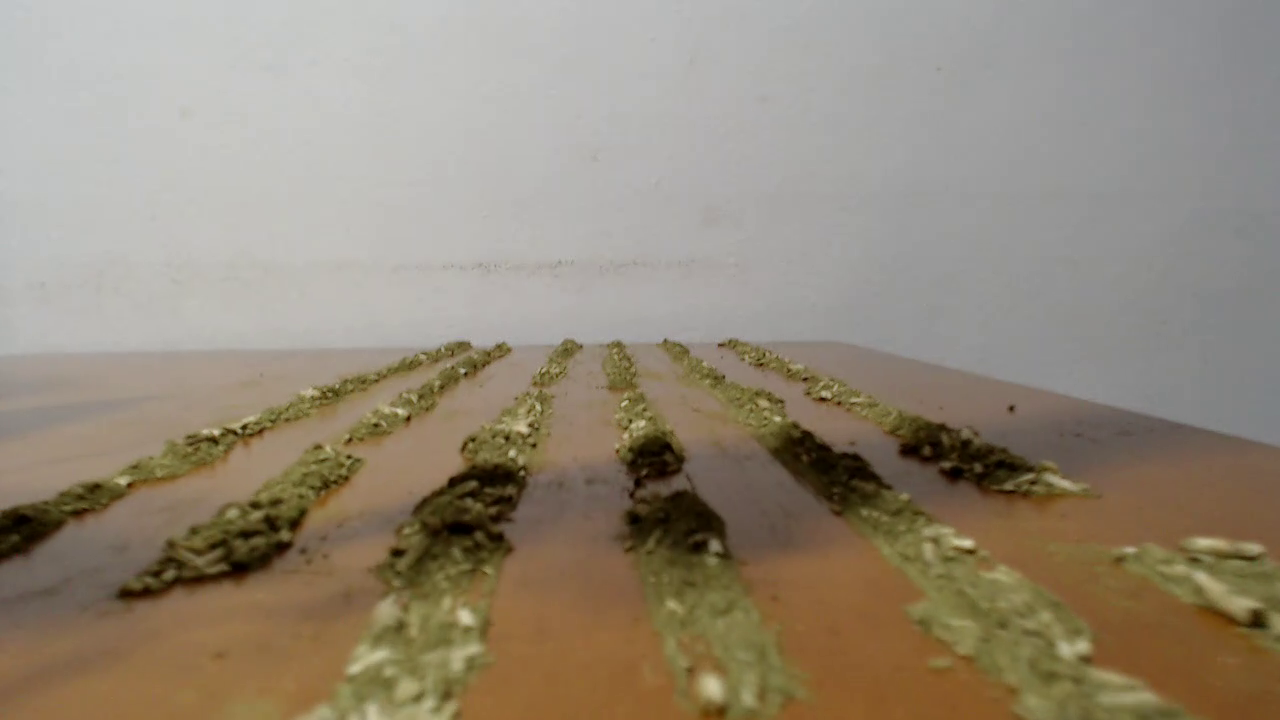
#> input picture frame 37 of videotest1.mp4, 1280 x 720 px
$ python main.py
#> lines starting #> are read from the running program, lines starting #| are printed output that depends on the picture; after the words box and inside, x2 and y2 are one past the last pixel; in counts of white or black regions, pixels touching at a corner belong together
import cv2
import serial
import numpy as np

# Ajusta a resolução
def make_1080p():
    video.set(3, 1920)
    video.set(4, 1080)

def make_720p():
    video.set(3, 1280)
    video.set(4, 720)

def make_480p():
    video.set(3, 640)
    video.set(4, 480)

def change_res(width, height):
    video.set(3, width)
    video.set(4, height)

def bicos_bolinha(src,nbicos,bicos_status, ser):
    bicos = np.zeros([int(src.shape[0] + 70),src.shape[1],3],dtype = np.uint8)
    bicos[:src.shape[0],:src.shape[1]] = src
    for i in range(0,nbicos):
        if bicos_status[i] == True:
            cv2.circle(bicos, (int((i*(src.shape[1]/nbicos)) + (src.shape[1]/(2*nbicos))),int(src.shape[0] + 35)), 25, (0,255,0), -1)

        else:
            cv2.circle(bicos, (int((i*(src.shape[1]/nbicos)) + (src.shape[1]/(2*nbicos))),int(src.shape[0] + 35)), 25, (0,0,255), -1)
            ser.write(b'Tem bico aberto ae')
    return bicos

ser = serial.Serial('COM3', 115200)
ser.write(b'Serial aberta')

#abre a camera
video = cv2.VideoCapture("videotest1.mp4")

make_720p()

nbicos = 3

# parametros para correcao de distorcao
mtx = np.array([[1.26036733e+03, 0.00000000e+00, 6.25372946e+02],[0.00000000e+00, 1.25723215e+03, 3.35408859e+02],[0.00000000e+00, 0.00000000e+00, 1.00000000e+00]])
dist = np.array([[0.03902417, -0.00412822, -0.00374443,  0.00342203, -0.22578201]])

e1  =  cv2.getTickCount()
if __name__ == "__main__":
    while(video.isOpened()):

        conect, image = video.read()
#> image is the input picture: shape (720, 1280, 3); mean B, G, R 120.1, 137.1, 148.1

        #correcao de distorcao da camera
        h,  w = image.shape[:2]
#> h = 720; w = 1280
        newcameramtx, roi = cv2.getOptimalNewCameraMatrix(mtx, dist, (w,h), 1, (w,h))
#> roi = (4, 3, 1272, 712)
        recons = cv2.undistort(image, mtx, dist, None, newcameramtx)
        #cv2.imshow('Recons', recons)

        # Realiza o corte na regiao de interesse
        h,  w = recons.shape[:2]
        R = 2
        Yi = h-(h/R)
#> Yi = 360
        dst = image[int(Yi):h,0:w]
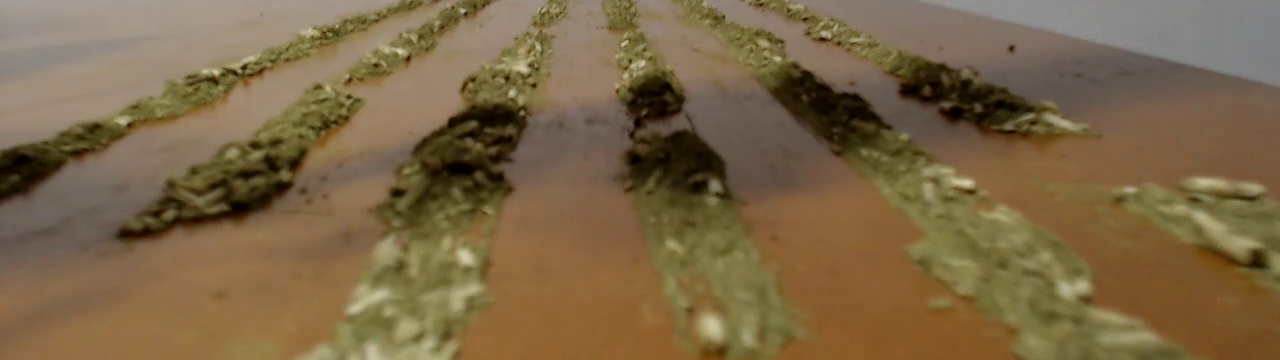
#> dst: shape (360, 1280, 3); mean B, G, R 70.3, 102.3, 123.5
        #cv2.imshow('Roi', dst)

        # Segmentação
        #seg_final = segmentation(dst)
        (canalAzul, canalVerde, canalVermelho) = cv2.split(dst)
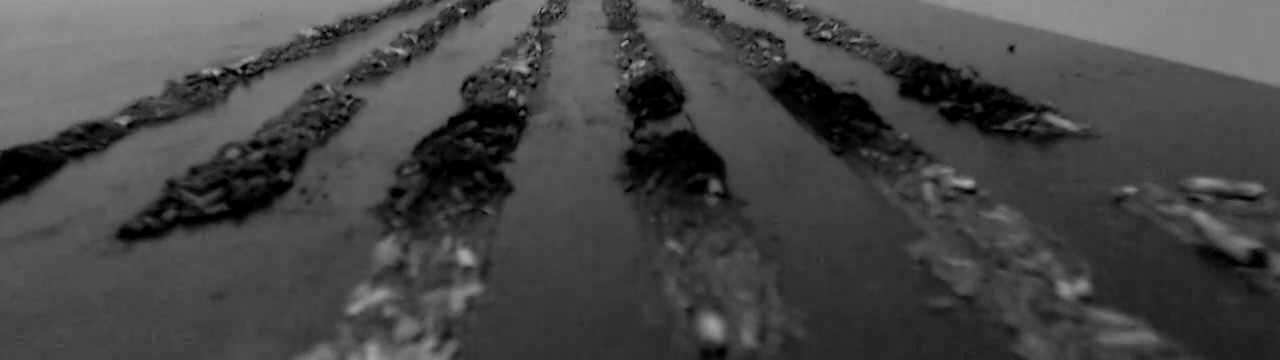
#> canalAzul: shape (360, 1280); min 0, max 177, mean 70.3
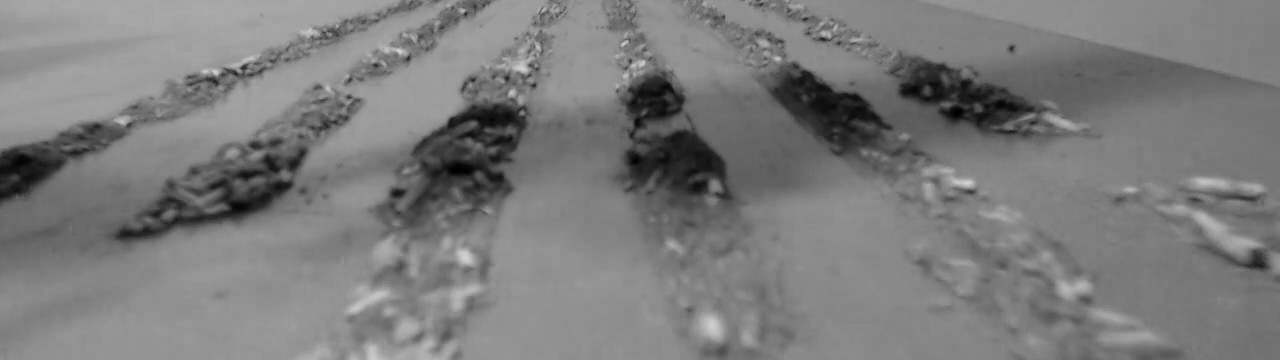
#> canalVermelho: shape (360, 1280); min 0, max 217, mean 123.5
        RB = cv2.add(canalAzul,canalVermelho)
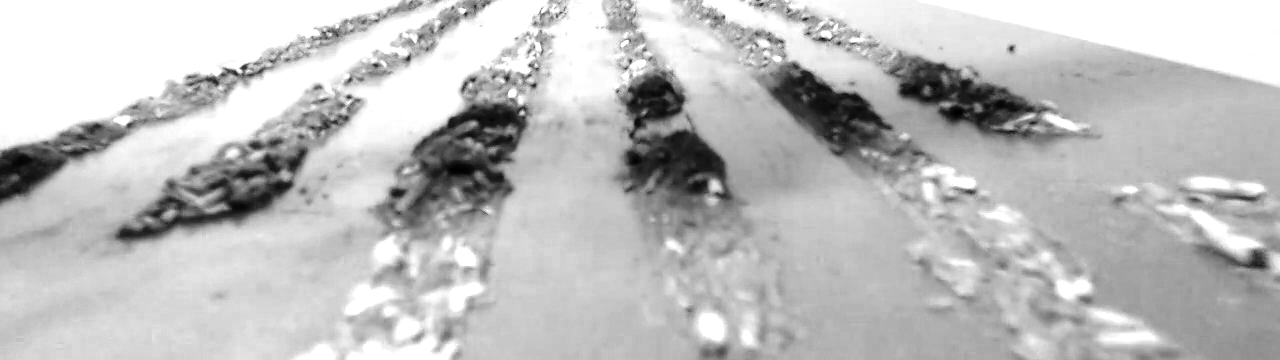
#> RB: shape (360, 1280); min 0, max 255, mean 190.1
        seg_final = cv2.subtract(2*canalVerde,RB)
        #cv2.imshow("Segmentação Final", seg_final)

        #binarização
        ret1,binary = cv2.threshold(seg_final,20,255,cv2.THRESH_BINARY)
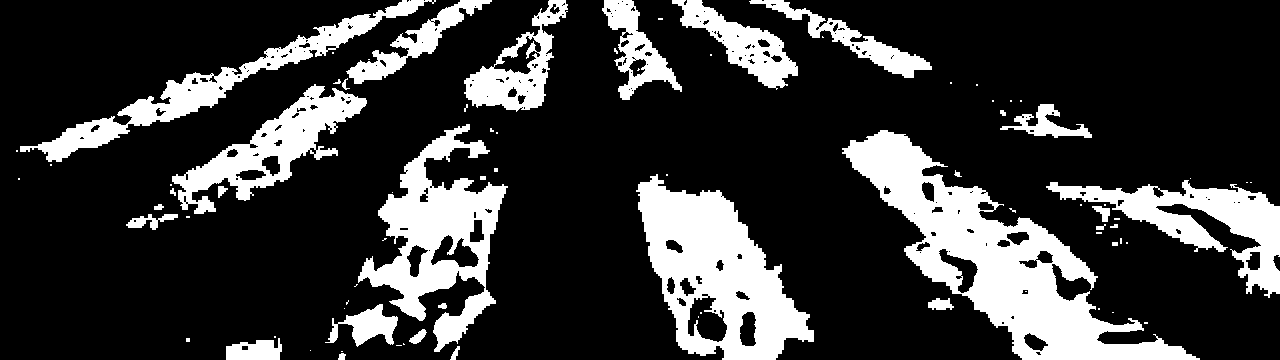
#> binary: shape (360, 1280); 21.7% white; 81 white regions (49 under 20 px), largest, box (x1, y1, x2, y2) and area: (842, 130, 1200, 360) 23885, (636, 174, 814, 360) 16751, (358, 124, 508, 352) 13131
        #cv2.imshow("binarização", binary)

        # Erosao
        element_E = cv2.getStructuringElement(cv2.MORPH_RECT,(3,3))
        erosao = cv2.erode(binary, element_E)
#> erosao: shape (360, 1280); 17.8% white; 76 white regions (39 under 20 px), largest, box (x1, y1, x2, y2) and area: (845, 131, 1199, 360) 21349, (639, 177, 813, 360) 15135, (359, 125, 505, 320) 9861
        #cv2.imshow("Erosão",erosao)

        # Dilatacao
        element_D = cv2.getStructuringElement(cv2.MORPH_RECT,(5,5))
        dilata = cv2.dilate(erosao, element_D)
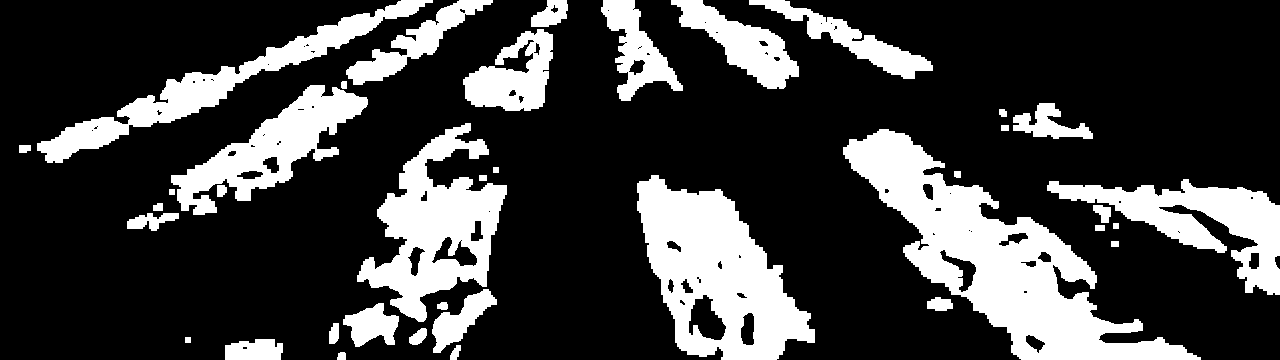
#> dilata: shape (360, 1280); 24.5% white; 38 white regions, largest, box (x1, y1, x2, y2) and area: (843, 129, 1201, 360) 25878, (637, 175, 815, 360) 18028, (357, 123, 507, 322) 13223
        #cv2.imshow("Dilatacao",dilata)

        bicos_status = []
        for i in range(0,nbicos):
            bicos_status.append(False)

        # Deteccao de bits brancos
        for y in range(int(dilata.shape[0]*0.9),dilata.shape[0]): #10 por cento da imagem em y
            for i in range(0,nbicos):
                status = False
                for x in range(int(i*(dilata.shape[1]/nbicos)), int((i+1)*(dilata.shape[1]/nbicos))):
                    cor = dilata[y][x]
                    if cor == 255 and status == False:
                        bicos_status[i] = True
#> after the loop, bicos_status = [True, True, True]
        #print("fps:", fps)
        for i in range(0,nbicos):
            if bicos_status[i] == True:
                print("Bico ", i, "on")
            else:
                print("Bico ", i, "off")


        color_dilata= cv2.cvtColor(dilata,cv2.COLOR_GRAY2BGR)
        cv2.line(color_dilata,(0,int(dilata.shape[0]*0.9)),(dilata.shape[1],int(dilata.shape[0]*0.9)),(0,0,255),2)
#> color_dilata: shape (360, 1280, 3); mean B, G, R 61.9, 61.9, 64.1
        simulacao = bicos_bolinha(color_dilata,nbicos,bicos_status,ser)
#> after the loop in bicos_bolinha, `for i in range(0,nbicos):`:
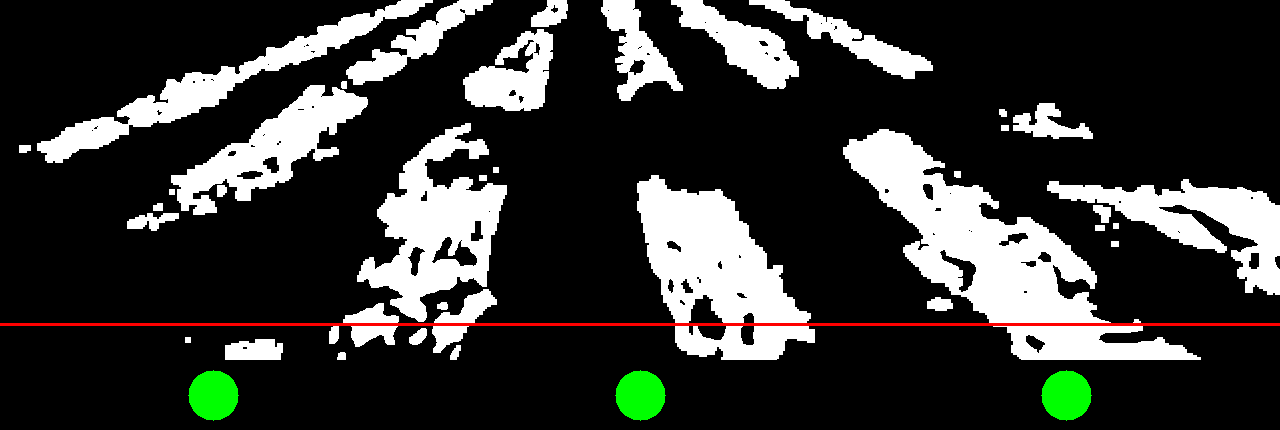
#> bicos: shape (430, 1280, 3); mean B, G, R 51.9, 54.6, 53.6

        #cv2.imshow("linha",color_dilata)
        cv2.imshow("Simulacao", simulacao)

        #regula fps e fecha a aplicacao caso a tecla "q" seja pressionada
        if cv2.waitKey(1) == ord('q'):
#> (key q is pressed here)
            break
        e2  =  cv2.getTickCount ()
        t  =  ( e2 - e1 )/cv2.getTickFrequency()
        print(t)

    video.release()
    cv2.destroyAllWindows()

$ run again, starting later in the video
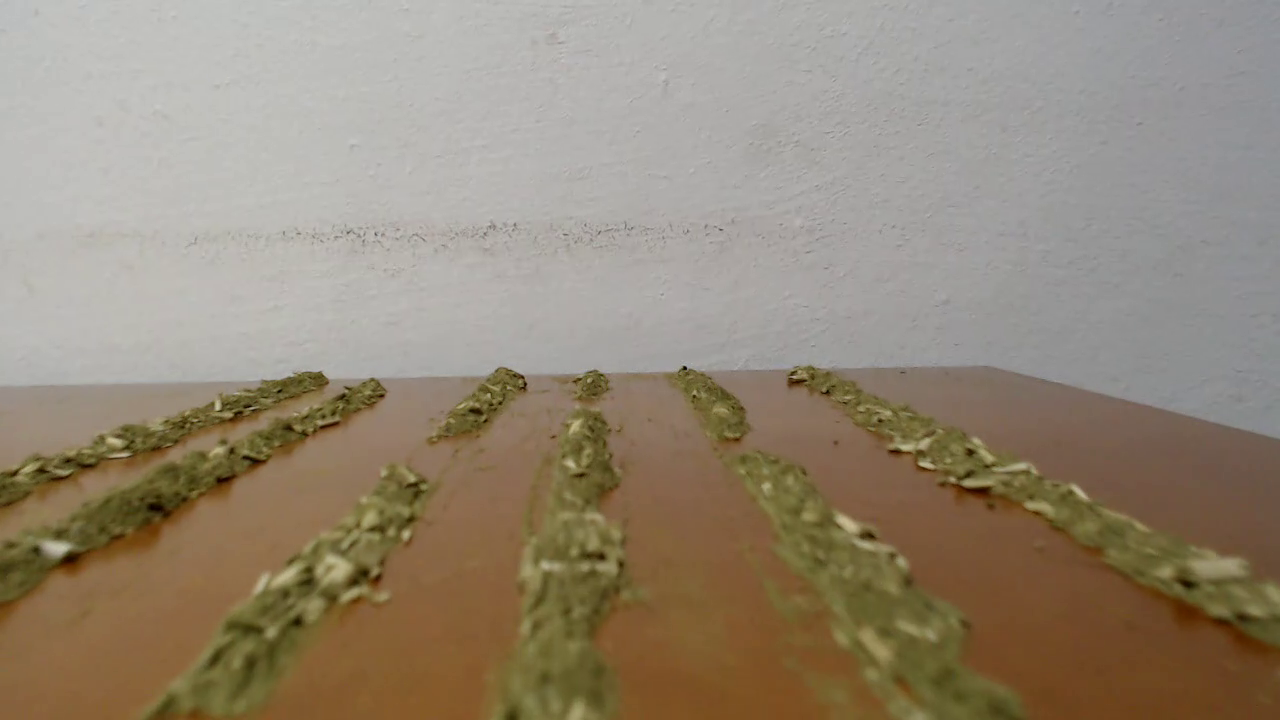
#> input picture frame 170 of videotest1.mp4, 1280 x 720 px
#> image is the input picture: shape (720, 1280, 3); mean B, G, R 117.9, 135.9, 148.1
#> `ret1,binary = cv2.threshold(seg_final,20,255,cv2.THRESH_BINARY)`:
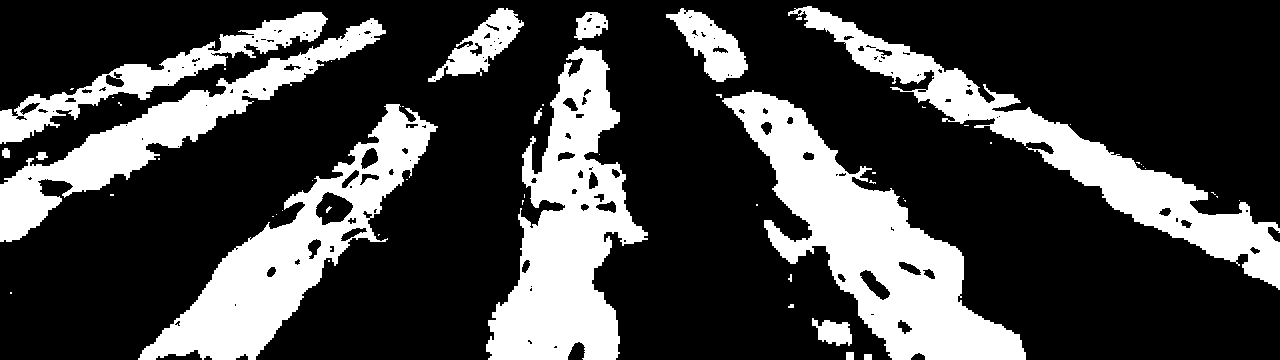
#> binary: shape (360, 1280); 26.6% white; 56 white regions (38 under 20 px), largest, box (x1, y1, x2, y2) and area: (722, 90, 1026, 360) 27643, (486, 46, 648, 360) 24603, (138, 104, 438, 360) 20850
#> erosao: shape (360, 1280); 23.4% white; 38 white regions (21 under 20 px), largest, box (x1, y1, x2, y2) and area: (725, 93, 1025, 360) 25659, (487, 47, 647, 360) 22398, (139, 105, 435, 360) 18522
#> dilata: shape (360, 1280); 29% white; 23 white regions, largest, box (x1, y1, x2, y2) and area: (723, 91, 1027, 360) 29360, (485, 45, 649, 360) 26354, (137, 103, 437, 360) 22657
#> after the loop `for y in range(int(dilata.shape[0]*0.9),dilata.shape[0]):`: bicos_status = [True, True, True]
#> after the loop in bicos_bolinha, `for i in range(0,nbicos):`:
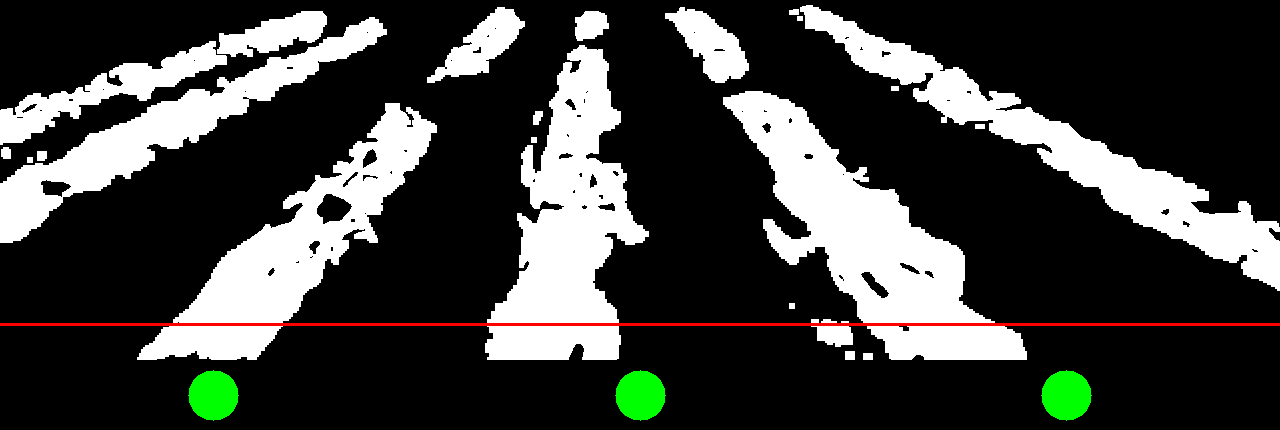
#> bicos: shape (430, 1280, 3); mean B, G, R 61.4, 64.1, 63.2

$ run again, starting later in the video
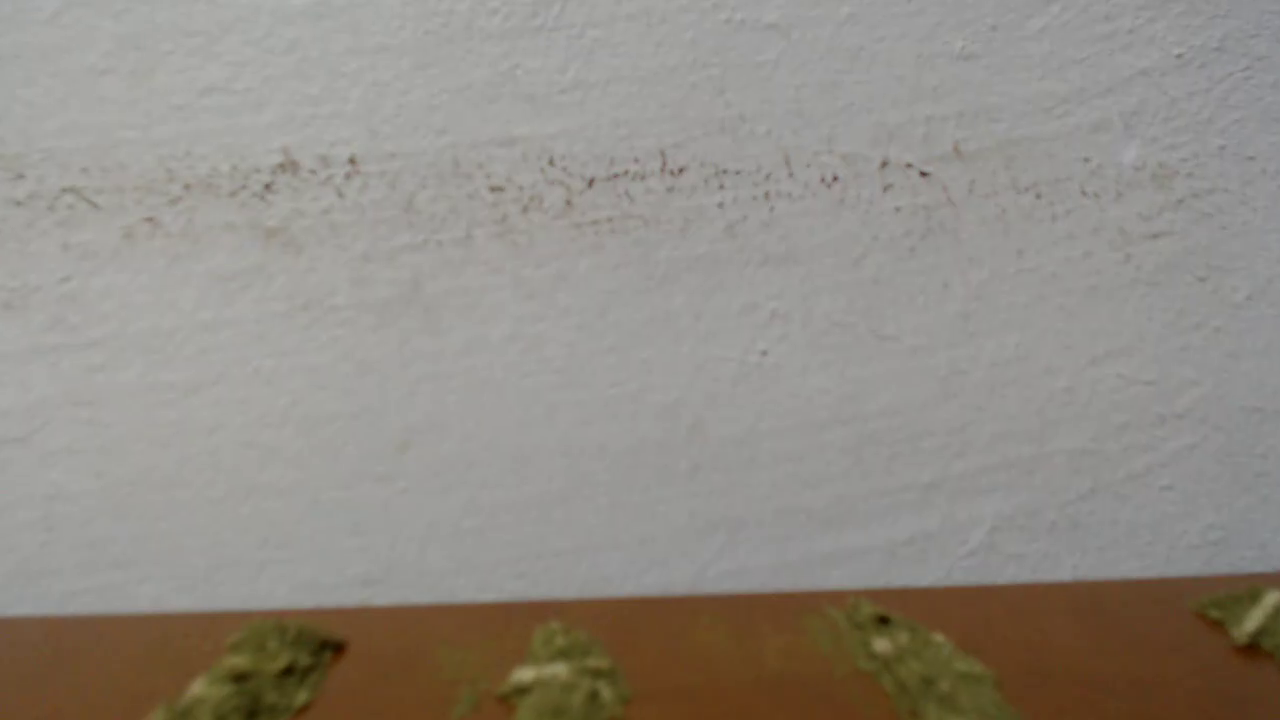
#> input picture frame 303 of videotest1.mp4, 1280 x 720 px
#> image is the input picture: shape (720, 1280, 3); mean B, G, R 132.6, 140.5, 145.8
#> `ret1,binary = cv2.threshold(seg_final,20,255,cv2.THRESH_BINARY)`:
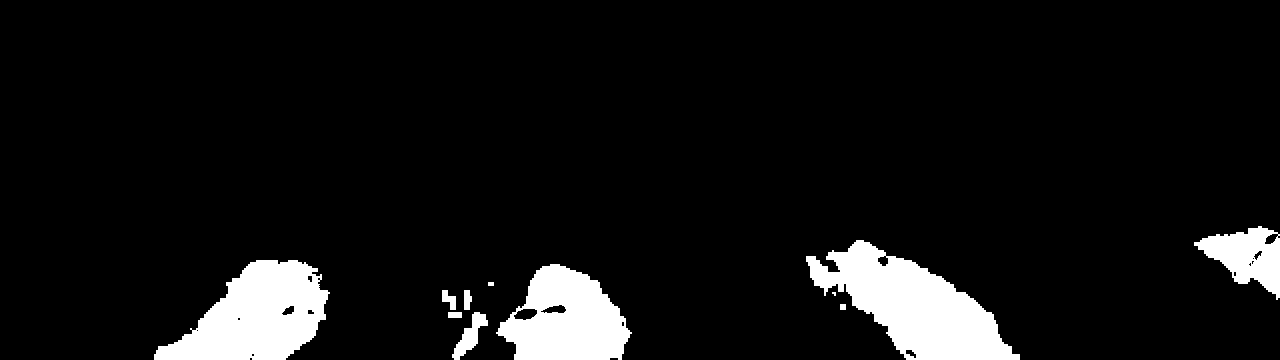
#> binary: shape (360, 1280); 7.9% white; 11 white regions (1 under 20 px), largest, box (x1, y1, x2, y2) and area: (806, 240, 1020, 360) 12440, (154, 260, 330, 360) 10705, (496, 264, 632, 360) 8576
#> erosao: shape (360, 1280); 7.3% white; 12 white regions (4 under 20 px), largest, box (x1, y1, x2, y2) and area: (807, 241, 1019, 360) 11696, (155, 261, 327, 360) 10097, (499, 265, 629, 360) 8036
#> dilata: shape (360, 1280); 8.4% white; 8 white regions, largest, box (x1, y1, x2, y2) and area: (805, 239, 1021, 360) 13140, (153, 259, 329, 360) 11195, (497, 263, 631, 360) 9046
#> after the loop `for y in range(int(dilata.shape[0]*0.9),dilata.shape[0]):`: bicos_status = [True, True, True]
#> after the loop in bicos_bolinha, `for i in range(0,nbicos):`:
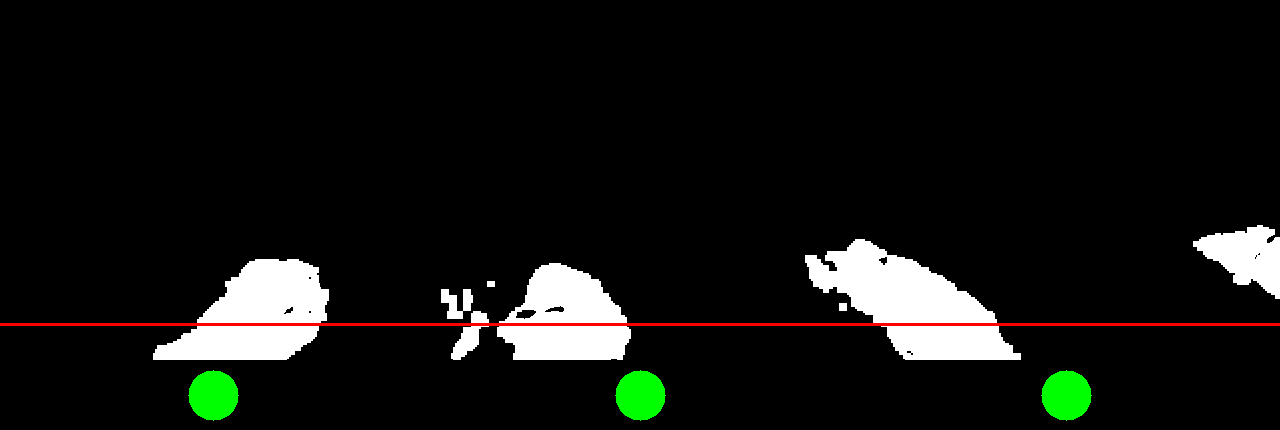
#> bicos: shape (430, 1280, 3); mean B, G, R 17.3, 20.1, 19.1
